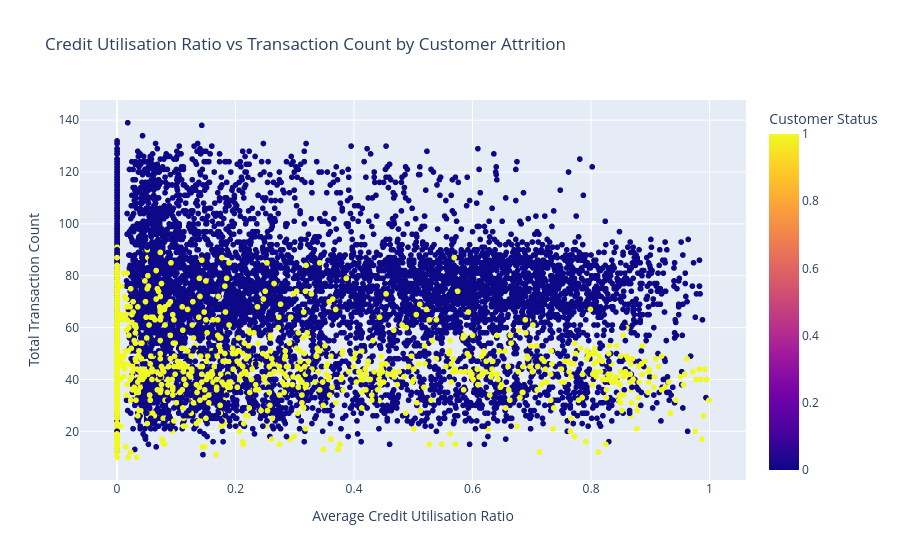

The cell this chart's notebook holds for it:
### Markdown cell above
In order to investiagte this hypothesis i would need to use the columns Avg_Utilization_Ratio, Total_Trans_Ct, Toatal_Trans_Amt, Attrition_Flag 

I will visualise this using a scatter plot to see whether customers with high credit utilsation also demonstrate higher transaction activity
A positive relationship between utilisation and transaction activity would support the hypothesis that customers who actively use their credit card are less likely to leave the bank

### Code cell
fig = px.scatter(
    df_clean,
    x="Avg_Utilization_Ratio",
    y="Total_Trans_Ct",
    color="Attrition_Flag",
    hover_data=[
        "Customer_Age",
        "Credit_Limit",
        "Total_Trans_Amt",
        "Total_Revolving_Bal"
    ],
    title="Credit Utilisation Ratio vs Transaction Count by Customer Attrition",
    labels={
        "Avg_Utilization_Ratio": "Average Credit Utilisation Ratio",
        "Total_Trans_Ct": "Total Transaction Count",
        "Attrition_Flag": "Customer Status"
    }
)

fig.update_layout(
    xaxis_title="Average Credit Utilisation Ratio",
    yaxis_title="Total Transaction Count",
    legend_title="Customer Status"
)
fig.show()

### Figure 1 — Plotly figure (JSON) as saved in the notebook; plotly's stock layout.template omitted (floating-point values rounded to 4 significant figures; data arrays with more than 128 entries replaced by an {"elided": "..."} marker saying what was removed)
{"data": [{"customdata": {"elided": "10127x4 float values"}, "hovertemplate": "Average Credit Utilisation Ratio=%{x}<br>Total Transaction Count=%{y}<br>Customer_Age=%{customdata[0]}<br>Credit_Limit=%{customdata[1]}<br>Total_Trans_Amt=%{customdata[2]}<br>Total_Revolving_Bal=%{customdata[3]}<br>Customer Status=%{marker.color}<extra></extra>", "legendgroup": "", "marker": {"color": {"elided": "10127 int values"}, "coloraxis": "coloraxis", "symbol": "circle"}, "mode": "markers", "name": "", "showlegend": false, "type": "scattergl", "x": {"elided": "10127 float values"}, "xaxis": "x", "y": {"elided": "10127 int values"}, "yaxis": "y"}], "layout": {"coloraxis": {"colorbar": {"title": {"text": "Customer Status"}}, "colorscale": [[0, "#0d0887"], [0.1111, "#46039f"], [0.2222, "#7201a8"], [0.3333, "#9c179e"], [0.4444, "#bd3786"], [0.5556, "#d8576b"], [0.6667, "#ed7953"], [0.7778, "#fb9f3a"], [0.8889, "#fdca26"], [1, "#f0f921"]]}, "legend": {"title": {"text": "Customer Status"}, "tracegroupgap": 0}, "title": {"text": "Credit Utilisation Ratio vs Transaction Count by Customer Attrition"}, "xaxis": {"anchor": "y", "domain": [0, 1], "title": {"text": "Average Credit Utilisation Ratio"}}, "yaxis": {"anchor": "x", "domain": [0, 1], "title": {"text": "Total Transaction Count"}}}}
